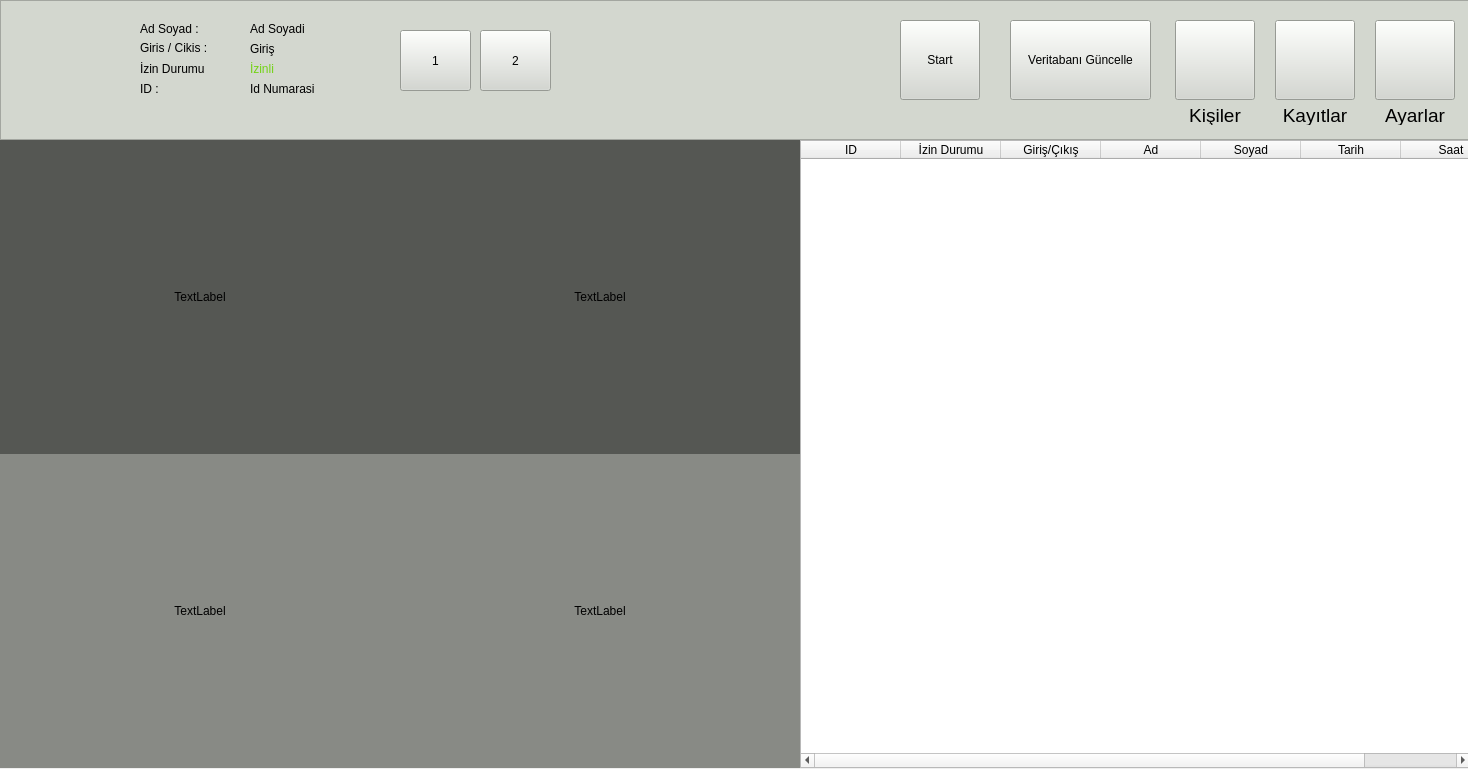
<?xml version="1.0" encoding="UTF-8"?>
<ui version="4.0">
 <class>Form</class>
 <widget class="QWidget" name="Form">
  <property name="geometry">
   <rect>
    <x>0</x>
    <y>0</y>
    <width>1468</width>
    <height>769</height>
   </rect>
  </property>
  <property name="windowTitle">
   <string>Cam view</string>
  </property>
  <widget class="QFrame" name="frame">
   <property name="geometry">
    <rect>
     <x>0</x>
     <y>0</y>
     <width>1471</width>
     <height>768</height>
    </rect>
   </property>
   <property name="frameShape">
    <enum>QFrame::StyledPanel</enum>
   </property>
   <property name="frameShadow">
    <enum>QFrame::Raised</enum>
   </property>
   <widget class="QFrame" name="menuKismi">
    <property name="enabled">
     <bool>true</bool>
    </property>
    <property name="geometry">
     <rect>
      <x>0</x>
      <y>0</y>
      <width>1471</width>
      <height>140</height>
     </rect>
    </property>
    <property name="styleSheet">
     <string notr="true">background-color: rgb(211, 215, 207);</string>
    </property>
    <property name="frameShape">
     <enum>QFrame::StyledPanel</enum>
    </property>
    <property name="frameShadow">
     <enum>QFrame::Raised</enum>
    </property>
    <widget class="QLabel" name="labelid">
     <property name="geometry">
      <rect>
       <x>140</x>
       <y>80</y>
       <width>67</width>
       <height>17</height>
      </rect>
     </property>
     <property name="styleSheet">
      <string notr="true"/>
     </property>
     <property name="text">
      <string>ID :</string>
     </property>
    </widget>
    <widget class="QLabel" name="labelAdSoyad">
     <property name="geometry">
      <rect>
       <x>140</x>
       <y>20</y>
       <width>71</width>
       <height>17</height>
      </rect>
     </property>
     <property name="styleSheet">
      <string notr="true"/>
     </property>
     <property name="text">
      <string>Ad Soyad :</string>
     </property>
    </widget>
    <widget class="QLabel" name="labelizin">
     <property name="geometry">
      <rect>
       <x>140</x>
       <y>60</y>
       <width>91</width>
       <height>17</height>
      </rect>
     </property>
     <property name="styleSheet">
      <string notr="true"/>
     </property>
     <property name="text">
      <string>İzin Durumu</string>
     </property>
    </widget>
    <widget class="QLabel" name="labelGirisCikis">
     <property name="geometry">
      <rect>
       <x>140</x>
       <y>40</y>
       <width>91</width>
       <height>17</height>
      </rect>
     </property>
     <property name="styleSheet">
      <string notr="true"/>
     </property>
     <property name="text">
      <string>&lt;html&gt;&lt;head/&gt;&lt;body&gt;&lt;p&gt;Giris / Cikis :&lt;/p&gt;&lt;/body&gt;&lt;/html&gt;</string>
     </property>
    </widget>
    <widget class="QLabel" name="lbl_AdSoyad">
     <property name="geometry">
      <rect>
       <x>250</x>
       <y>20</y>
       <width>131</width>
       <height>17</height>
      </rect>
     </property>
     <property name="styleSheet">
      <string notr="true"/>
     </property>
     <property name="text">
      <string>Ad Soyadi</string>
     </property>
     <property name="buddy">
      <cstring>btnKisiler</cstring>
     </property>
    </widget>
    <widget class="QLabel" name="lbl_izinli">
     <property name="geometry">
      <rect>
       <x>250</x>
       <y>60</y>
       <width>40</width>
       <height>17</height>
      </rect>
     </property>
     <property name="styleSheet">
      <string notr="true">color: rgb(115, 210, 22);</string>
     </property>
     <property name="text">
      <string>İzinli</string>
     </property>
    </widget>
    <widget class="QLabel" name="lblGiris">
     <property name="geometry">
      <rect>
       <x>250</x>
       <y>40</y>
       <width>50</width>
       <height>17</height>
      </rect>
     </property>
     <property name="styleSheet">
      <string notr="true"/>
     </property>
     <property name="text">
      <string>Giriş</string>
     </property>
    </widget>
    <widget class="QLabel" name="lbl_ID">
     <property name="geometry">
      <rect>
       <x>250</x>
       <y>80</y>
       <width>90</width>
       <height>17</height>
      </rect>
     </property>
     <property name="styleSheet">
      <string notr="true"/>
     </property>
     <property name="text">
      <string>Id Numarasi</string>
     </property>
    </widget>
    <widget class="QLabel" name="lbl_izinsiz">
     <property name="geometry">
      <rect>
       <x>250</x>
       <y>60</y>
       <width>40</width>
       <height>17</height>
      </rect>
     </property>
     <property name="styleSheet">
      <string notr="true">color: rgb(204, 0, 0);</string>
     </property>
     <property name="text">
      <string>İzinsiz</string>
     </property>
    </widget>
    <widget class="QLabel" name="lblCikis">
     <property name="geometry">
      <rect>
       <x>250</x>
       <y>40</y>
       <width>50</width>
       <height>17</height>
      </rect>
     </property>
     <property name="styleSheet">
      <string notr="true"/>
     </property>
     <property name="text">
      <string>Çıkış</string>
     </property>
    </widget>
    <widget class="QPushButton" name="btnKisiler">
     <property name="geometry">
      <rect>
       <x>1175</x>
       <y>20</y>
       <width>80</width>
       <height>80</height>
      </rect>
     </property>
     <property name="layoutDirection">
      <enum>Qt::LeftToRight</enum>
     </property>
     <property name="autoFillBackground">
      <bool>false</bool>
     </property>
     <property name="styleSheet">
      <string notr="true"/>
     </property>
     <property name="text">
      <string/>
     </property>
     <property name="icon">
      <iconset>
       <normaloff>../resimler/images.png</normaloff>../resimler/images.png</iconset>
     </property>
     <property name="iconSize">
      <size>
       <width>80</width>
       <height>80</height>
      </size>
     </property>
    </widget>
    <widget class="QPushButton" name="btnKisiEkle">
     <property name="geometry">
      <rect>
       <x>1375</x>
       <y>20</y>
       <width>80</width>
       <height>80</height>
      </rect>
     </property>
     <property name="layoutDirection">
      <enum>Qt::LeftToRight</enum>
     </property>
     <property name="autoFillBackground">
      <bool>false</bool>
     </property>
     <property name="text">
      <string/>
     </property>
     <property name="icon">
      <iconset>
       <normaloff>../resimler/add-user.png</normaloff>../resimler/add-user.png</iconset>
     </property>
     <property name="iconSize">
      <size>
       <width>80</width>
       <height>80</height>
      </size>
     </property>
    </widget>
    <widget class="QLabel" name="label_kisiler">
     <property name="geometry">
      <rect>
       <x>1180</x>
       <y>105</y>
       <width>70</width>
       <height>20</height>
      </rect>
     </property>
     <property name="font">
      <font>
       <pointsize>14</pointsize>
      </font>
     </property>
     <property name="text">
      <string>Kişiler</string>
     </property>
     <property name="alignment">
      <set>Qt::AlignCenter</set>
     </property>
    </widget>
    <widget class="QLabel" name="label_kayit">
     <property name="geometry">
      <rect>
       <x>1280</x>
       <y>105</y>
       <width>70</width>
       <height>20</height>
      </rect>
     </property>
     <property name="font">
      <font>
       <pointsize>14</pointsize>
      </font>
     </property>
     <property name="text">
      <string>Kayıtlar</string>
     </property>
     <property name="alignment">
      <set>Qt::AlignCenter</set>
     </property>
    </widget>
    <widget class="QLabel" name="label_kisiEkle">
     <property name="geometry">
      <rect>
       <x>1380</x>
       <y>105</y>
       <width>70</width>
       <height>20</height>
      </rect>
     </property>
     <property name="font">
      <font>
       <pointsize>14</pointsize>
      </font>
     </property>
     <property name="text">
      <string>Ayarlar</string>
     </property>
     <property name="alignment">
      <set>Qt::AlignCenter</set>
     </property>
    </widget>
    <widget class="QPushButton" name="btnKayit">
     <property name="geometry">
      <rect>
       <x>1275</x>
       <y>20</y>
       <width>80</width>
       <height>80</height>
      </rect>
     </property>
     <property name="layoutDirection">
      <enum>Qt::LeftToRight</enum>
     </property>
     <property name="autoFillBackground">
      <bool>false</bool>
     </property>
     <property name="text">
      <string/>
     </property>
     <property name="icon">
      <iconset>
       <normaloff>../resimler/kayit2.png</normaloff>../resimler/kayit2.png</iconset>
     </property>
     <property name="iconSize">
      <size>
       <width>80</width>
       <height>80</height>
      </size>
     </property>
    </widget>
    <widget class="QLabel" name="lblProfilFoto">
     <property name="geometry">
      <rect>
       <x>10</x>
       <y>20</y>
       <width>100</width>
       <height>100</height>
      </rect>
     </property>
     <property name="autoFillBackground">
      <bool>false</bool>
     </property>
     <property name="styleSheet">
      <string notr="true"/>
     </property>
     <property name="text">
      <string/>
     </property>
     <property name="pixmap">
      <pixmap>../resimler/personReal.png</pixmap>
     </property>
     <property name="scaledContents">
      <bool>true</bool>
     </property>
     <property name="buddy">
      <cstring>btnKisiler</cstring>
     </property>
    </widget>
    <widget class="QPushButton" name="control_bt_2">
     <property name="geometry">
      <rect>
       <x>1010</x>
       <y>20</y>
       <width>141</width>
       <height>80</height>
      </rect>
     </property>
     <property name="styleSheet">
      <string notr="true"/>
     </property>
     <property name="text">
      <string>Veritabanı Güncelle</string>
     </property>
    </widget>
    <widget class="QPushButton" name="control_bt">
     <property name="geometry">
      <rect>
       <x>900</x>
       <y>20</y>
       <width>80</width>
       <height>80</height>
      </rect>
     </property>
     <property name="text">
      <string>Start</string>
     </property>
    </widget>
    <widget class="QPushButton" name="pushButton">
     <property name="geometry">
      <rect>
       <x>400</x>
       <y>30</y>
       <width>71</width>
       <height>61</height>
      </rect>
     </property>
     <property name="text">
      <string>1</string>
     </property>
    </widget>
    <widget class="QPushButton" name="pushButton_2">
     <property name="geometry">
      <rect>
       <x>480</x>
       <y>30</y>
       <width>71</width>
       <height>61</height>
      </rect>
     </property>
     <property name="text">
      <string>2</string>
     </property>
    </widget>
    <zorder>labelid</zorder>
    <zorder>labelAdSoyad</zorder>
    <zorder>labelizin</zorder>
    <zorder>labelGirisCikis</zorder>
    <zorder>lbl_AdSoyad</zorder>
    <zorder>lbl_ID</zorder>
    <zorder>lbl_izinsiz</zorder>
    <zorder>lblCikis</zorder>
    <zorder>btnKisiler</zorder>
    <zorder>btnKisiEkle</zorder>
    <zorder>label_kisiler</zorder>
    <zorder>label_kayit</zorder>
    <zorder>label_kisiEkle</zorder>
    <zorder>btnKayit</zorder>
    <zorder>lblProfilFoto</zorder>
    <zorder>control_bt_2</zorder>
    <zorder>control_bt</zorder>
    <zorder>pushButton</zorder>
    <zorder>pushButton_2</zorder>
    <zorder>lbl_izinli</zorder>
    <zorder>lblGiris</zorder>
   </widget>
   <widget class="QFrame" name="altFrame">
    <property name="geometry">
     <rect>
      <x>0</x>
      <y>140</y>
      <width>1470</width>
      <height>628</height>
     </rect>
    </property>
    <property name="frameShape">
     <enum>QFrame::StyledPanel</enum>
    </property>
    <property name="frameShadow">
     <enum>QFrame::Raised</enum>
    </property>
    <widget class="QFrame" name="frame_2">
     <property name="geometry">
      <rect>
       <x>0</x>
       <y>0</y>
       <width>800</width>
       <height>628</height>
      </rect>
     </property>
     <property name="frameShape">
      <enum>QFrame::StyledPanel</enum>
     </property>
     <property name="frameShadow">
      <enum>QFrame::Raised</enum>
     </property>
     <widget class="QLabel" name="image_label">
      <property name="geometry">
       <rect>
        <x>0</x>
        <y>0</y>
        <width>400</width>
        <height>314</height>
       </rect>
      </property>
      <property name="layoutDirection">
       <enum>Qt::LeftToRight</enum>
      </property>
      <property name="styleSheet">
       <string notr="true">background-color: rgb(85, 87, 83);</string>
      </property>
      <property name="text">
       <string>TextLabel</string>
      </property>
      <property name="alignment">
       <set>Qt::AlignCenter</set>
      </property>
     </widget>
     <widget class="QLabel" name="image_label_2">
      <property name="geometry">
       <rect>
        <x>400</x>
        <y>0</y>
        <width>400</width>
        <height>314</height>
       </rect>
      </property>
      <property name="styleSheet">
       <string notr="true">background-color: rgb(85, 87, 83);</string>
      </property>
      <property name="text">
       <string>TextLabel</string>
      </property>
      <property name="alignment">
       <set>Qt::AlignCenter</set>
      </property>
     </widget>
     <widget class="QLabel" name="image_label_3">
      <property name="geometry">
       <rect>
        <x>0</x>
        <y>314</y>
        <width>400</width>
        <height>314</height>
       </rect>
      </property>
      <property name="styleSheet">
       <string notr="true">background-color: rgb(136, 138, 133);</string>
      </property>
      <property name="text">
       <string>TextLabel</string>
      </property>
      <property name="alignment">
       <set>Qt::AlignCenter</set>
      </property>
     </widget>
     <widget class="QLabel" name="image_label_4">
      <property name="geometry">
       <rect>
        <x>400</x>
        <y>314</y>
        <width>400</width>
        <height>314</height>
       </rect>
      </property>
      <property name="styleSheet">
       <string notr="true">background-color: rgb(136, 138, 133);</string>
      </property>
      <property name="text">
       <string>TextLabel</string>
      </property>
      <property name="alignment">
       <set>Qt::AlignCenter</set>
      </property>
     </widget>
    </widget>
    <widget class="QFrame" name="kayitFrame">
     <property name="geometry">
      <rect>
       <x>800</x>
       <y>0</y>
       <width>671</width>
       <height>628</height>
      </rect>
     </property>
     <property name="styleSheet">
      <string notr="true"/>
     </property>
     <property name="frameShape">
      <enum>QFrame::StyledPanel</enum>
     </property>
     <property name="frameShadow">
      <enum>QFrame::Raised</enum>
     </property>
     <widget class="QTableWidget" name="tableWidget">
      <property name="geometry">
       <rect>
        <x>0</x>
        <y>0</y>
        <width>671</width>
        <height>628</height>
       </rect>
      </property>
      <property name="styleSheet">
       <string notr="true">selection-background-color: rgb(233, 185, 110);</string>
      </property>
      <property name="editTriggers">
       <set>QAbstractItemView::SelectedClicked</set>
      </property>
      <column>
       <property name="text">
        <string>ID</string>
       </property>
      </column>
      <column>
       <property name="text">
        <string>İzin Durumu</string>
       </property>
      </column>
      <column>
       <property name="text">
        <string>Giriş/Çıkış</string>
       </property>
      </column>
      <column>
       <property name="text">
        <string>Ad</string>
       </property>
      </column>
      <column>
       <property name="text">
        <string>Soyad</string>
       </property>
      </column>
      <column>
       <property name="text">
        <string>Tarih</string>
       </property>
      </column>
      <column>
       <property name="text">
        <string>Saat</string>
       </property>
      </column>
     </widget>
    </widget>
   </widget>
  </widget>
 </widget>
 <tabstops>
  <tabstop>control_bt</tabstop>
  <tabstop>btnKisiler</tabstop>
  <tabstop>btnKayit</tabstop>
  <tabstop>btnKisiEkle</tabstop>
  <tabstop>pushButton</tabstop>
  <tabstop>control_bt_2</tabstop>
  <tabstop>pushButton_2</tabstop>
  <tabstop>tableWidget</tabstop>
 </tabstops>
 <resources>
  <include location="resimler.qrc"/>
 </resources>
 <connections/>
</ui>
